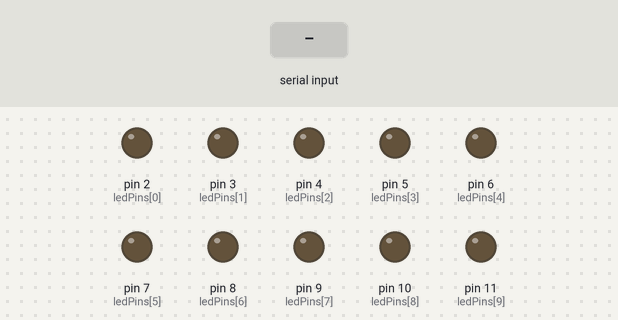
The sketch below on a simulated Arduino Uno, built with avr-gcc and run on an emulated ATmega328P. Shown: output pins drawn as LEDs (lit = HIGH). The test bench sets the inputs (shaded band).

Above: at 1.2 s.
1.3 s: "90,45\n" received over Serial
At 2.5 s:
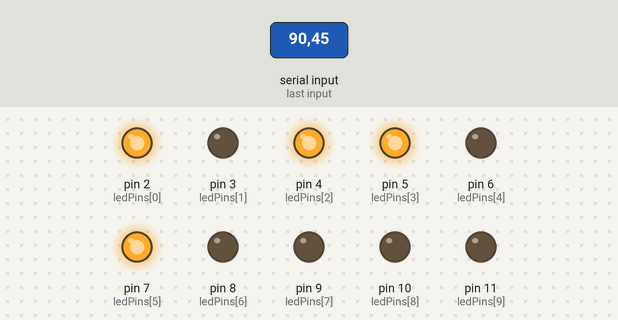
2.8 s: "30,150\n" received over Serial
At 3.9 s:
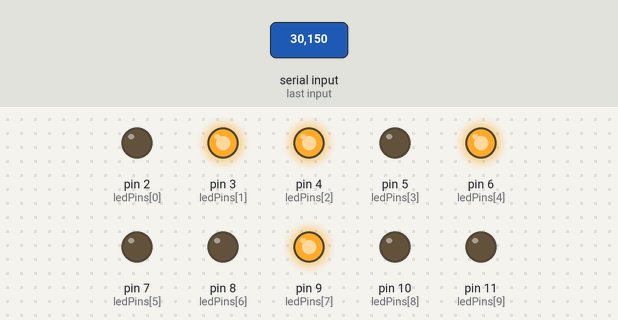
4.3 s: "1\n" received over Serial
At 4.8 s:
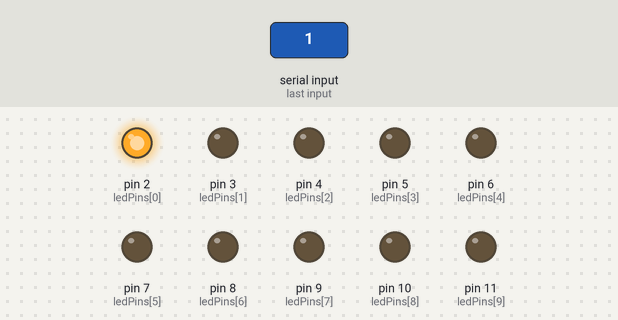
5.8 s: "5\n" received over Serial
At 7.0 s:
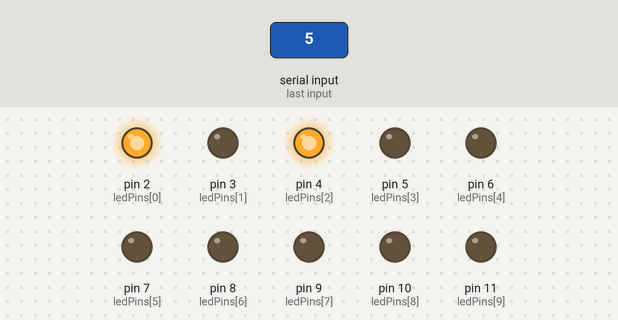
7.3 s: "90\n" received over Serial
At 8.4 s:
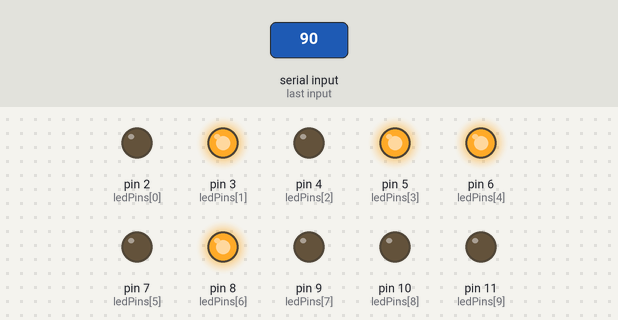
8.8 s: "200\n" received over Serial
At 9.6 s:
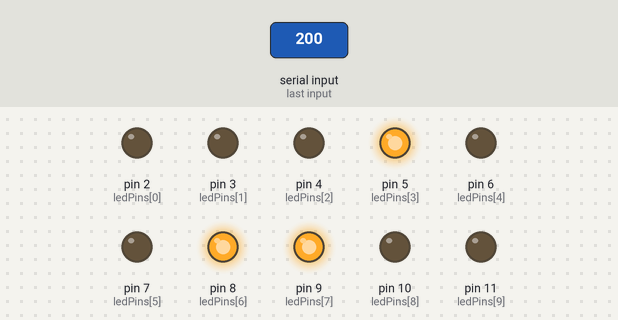
Timing chart, 0 to 11.3 s (numbered marks = the images above; inputs shaded):
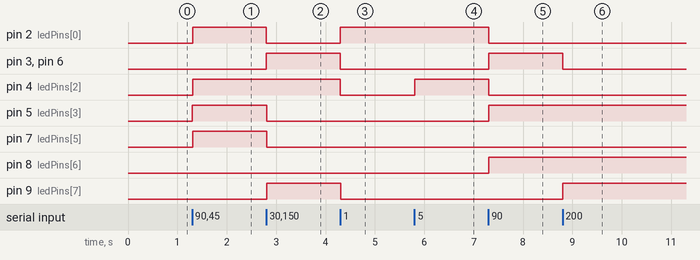

The sketch:

sketch_oct10a.ino
```cpp
int ledPins[] = {2, 3, 4, 5, 6, 7, 8, 9, 10, 11};
int numLeds = 10;

long long itc_bin_num(int number)
{
    long long a = 0, b = 1;
    while (number)
    {
        a += number % 2 * b;
        number /= 2;
        b *= 10;
    }
    return a;
}

void setup()
{
    Serial.begin(9600);
    for (int i = 0; i < numLeds; i++)
    {
        pinMode(ledPins[i], OUTPUT);
    }
}

void loop()
{
      while(Serial.available() > 0)
      {
      int number = Serial.parseInt();
      if(number != 0){
      long long numbin = itc_bin_num(number);
      for(int i = 0; i < 10; i++){
        int d= numbin % 10;
        if(d == 1)
        {
          digitalWrite(ledPins[i], HIGH);
        }
        else{
          digitalWrite(ledPins[i], LOW);
        }
        numbin /= 10;
      }
      }
      }
  }
```

Measured:
- after the input at 1.3 s, pin 2 (ledPins[0]), pin 4 (ledPins[2]), pin 5 (ledPins[3]), pin 7 (ledPins[5]): LOW → HIGH at once
- after the input at 2.8 s, pin 2 (ledPins[0]), pin 5 (ledPins[3]), pin 7 (ledPins[5]): HIGH → LOW at once; pin 3 (ledPins[1]), pin 6 (ledPins[4]), pin 9 (ledPins[7]): LOW → HIGH at once
- after the input at 4.3 s, pin 2 (ledPins[0]): LOW → HIGH at once; pin 3 (ledPins[1]), pin 4 (ledPins[2]), pin 6 (ledPins[4]), pin 9 (ledPins[7]): HIGH → LOW at once
- after the input at 5.8 s, pin 4 (ledPins[2]): LOW → HIGH at once
- after the input at 7.3 s, pin 2 (ledPins[0]), pin 4 (ledPins[2]): HIGH → LOW at once; pin 3 (ledPins[1]), pin 5 (ledPins[3]), pin 6 (ledPins[4]), pin 8 (ledPins[6]): LOW → HIGH at once
- after the input at 8.8 s, pin 3 (ledPins[1]), pin 6 (ledPins[4]): HIGH → LOW at once; pin 9 (ledPins[7]): LOW → HIGH at once
